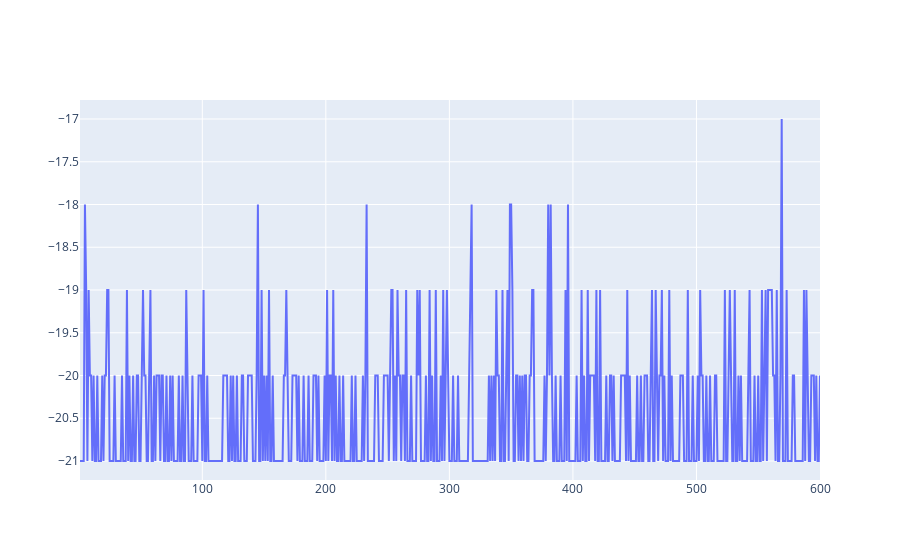

Here is the notebook cell this chart was saved with:
### Code cell
fig = go.Figure()
fig.add_trace(
    go.Scatter(x=[i + 1 for i in range(len(training_rwds))],
               y = [r for r in training_rwds])
)
# fig.update_yaxes(type="log")
# fig.update_layout(yaxis_type="log")
fig.show()

### Figure 1 — Plotly figure (JSON) as saved in the notebook; plotly's stock layout.template omitted (floating-point values rounded to 4 significant figures; data arrays with more than 128 entries replaced by an {"elided": "..."} marker saying what was removed)
{"data": [{"type": "scatter", "x": {"elided": "600 int values"}, "y": {"elided": "600 int values"}}], "layout": {}}
